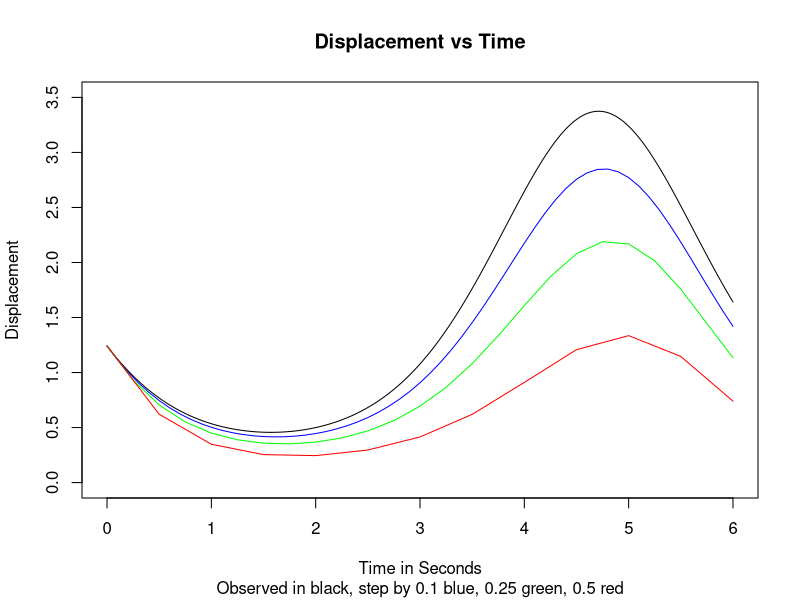

Recreate this plot in R.
# Lab 11
# solving ODE

# function for solving ODE from x values 0 to 6, with provided steps
solveODE <- function(stepSize){
  # create a vector of x values and y values
  xVec <- seq(from = 0, to = 6, by = stepSize)
  yVec <- vector(mode = "numeric", length = length(xVec))
  # define ynot as provided value
  yVec[1] <- 1.241
  
  # loop through to calculate each y value
  i <- 1
  while(i < length(xVec)){
    # f(x,y) = -ycosx     y(i+1) = yi + f(x,y)h
    yVec[i+1] <- yVec[i] + ( (-yVec[i]*cos(xVec[i])) * stepSize )
    i <- i + 1
  }
  
  # return our y values
  return(yVec)
}

# caclulate observed values and the errors
errors <- function(yFitted){
  # calculate the x values
  allData <- data.frame("x.values" = seq(from = 0, to = 6, by = 0.5), "y.observed" = c(1:length(yFitted)), "y.fitted" = yFitted, "absolute.errors" = c(1:length(yFitted)), "relative.errors" = c(1:length(yFitted)))
  
  # loop to calculate observed values and errors
  i <- 1
  while(i <= length(yFitted)){
    # caclulate observed values y = 0.5e^(sin2)e^(-sinx)
    allData$y.observed[i] <- 0.5 * exp(sin(2)) * exp(-sin(allData$x.values[i]))
    
    # calculate absolute error
    allData$absolute.errors[i] <- abs(allData$y.observed[i] - allData$y.fitted[i])
    
    # calculate relative error
    allData$relative.errors[i] <- abs(allData$absolute.errors[i] / allData$y.observed[i]) * 100
    
    i <- i + 1
  }
  
  # return our data
  return(allData)
}

# calculate the various step sizes
yStep5 <- solveODE(0.5)
yStep25 <- solveODE(0.25)
yStep1 <- solveODE(0.1)

# calculate the errors
errorDF <- errors(yStep5)

# calculate exact values by 0.01 for graphing
exactX <- seq(from = 0, to = 6, by = 0.01)
exactVals <- 0.5 * exp(sin(2)) * exp(-sin(exactX))

# print data frame
print(errorDF)

# plot the different graphs
plot(exactX, exactVals, ylim = c(0, 3.5), type="l", lty=1, col="black", main="Displacement vs Time",
     sub = "Observed in black, step by 0.1 blue, 0.25 green, 0.5 red",xlab="Time in Seconds", ylab="Displacement")
lines(seq(from = 0, to = 6, by = 0.1), yStep1, col="blue")
lines(seq(from = 0, to = 6, by = 0.25), yStep25, col="green")
lines(seq(from = 0, to = 6, by = 0.5), yStep5, col="red")

# 
# # ODE step by .5
# plot(seq(from = 0, to = 6, by = 0.5), yStep5, type="l", lty=1, col="blue", main="ODE step by 0.5 Displacement vs Time",
#      xlab="Time in Seconds", ylab="Displacement")
# 
# # ODE step by .25
# plot(seq(from = 0, to = 6, by = 0.25), yStep25, type="l", lty=1, col="blue", main="ODE step by 0.25 Displacement vs Time",
#      xlab="Time in Seconds", ylab="Displacement")
# 
# # ODE step by .1
# plot(seq(from = 0, to = 6, by = 0.1), yStep1, type="l", lty=1, col="blue", main="ODE step by 0.1 Displacement vs Time",
#      xlab="Time in Seconds", ylab="Displacement")
# 
# # solution by 0.5
# plot(seq(from = 0, to = 6, by = 0.5), errorDF$y.observed, type="l", lty=1, col="blue", main="Observed Displacement vs Time",
#      xlab="Time in Seconds", ylab="Displacement")
# 
# # plot the fitted line
# lines(seq(from = 0, to = 6, by = 0.5), errorDF$y.fitted, col="black")
